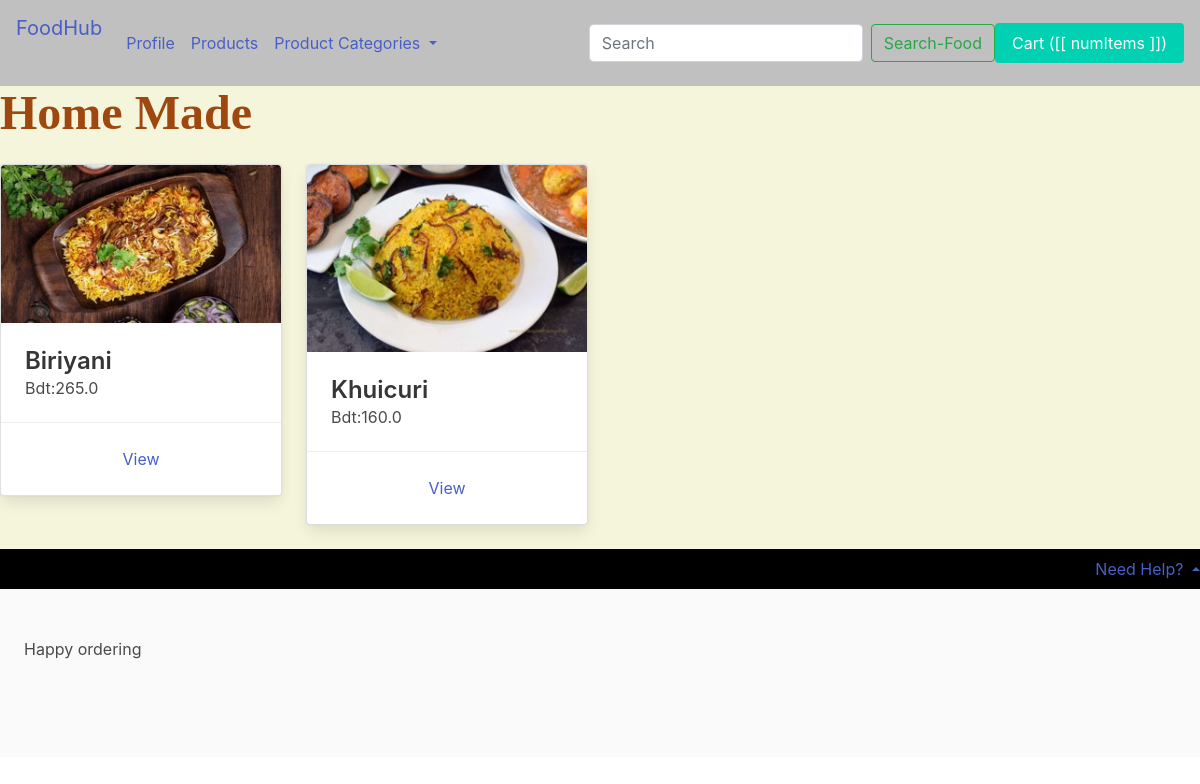
/home-made, run on the app's committed database.
### Products/models.py (models this page shows, shortened)
class Category(models.Model):
    parent = models.ForeignKey('self', related_name='children', on_delete=models.CASCADE, blank=True, null=True)
    title = models.CharField(max_length=100)
    slug = models.SlugField(max_length=100, blank=True, null=True)
    ordering = models.IntegerField(default=0)
    is_featured = models.BooleanField(default=False)
    class Meta:
        verbose_name_plural = 'Categories'
        ordering = ('ordering',)
    def __str__(self):
        return str(self.title)

class BaseModel(models.Model):
    created_at = models.DateTimeField(auto_now=True)
    updated_at = models.DateTimeField(auto_now=True)
    class Meta:
        abstract = True

class Product(BaseModel):
    category = models.ForeignKey(Category, related_name='products', on_delete=models.CASCADE)
    parent = models.ForeignKey('self', related_name='variants', on_delete=models.CASCADE, blank=True, null=True)
    title = models.CharField(max_length=100)
    slug = models.SlugField(unique=True, blank=True, null=True)
    product_description = models.TextField(blank=True, null=True)
    product_price = models.FloatField(default=1)
    is_featured = models.BooleanField(default=False)
    image = models.ImageField(upload_to='uploads', null=True,blank=True)
    thumbnail= models.ImageField(upload_to='uploads', null=True,blank=True)
    date_added = models.DateTimeField(auto_now=True)
    class Meta:
        ordering = ('-date_added',)

### Products/views.py (the view)
# urls.py: path('<slug:slug>', category_detail, name='category_detail' ),
def category_detail(request, slug):
    category = get_object_or_404(Category, slug=slug)
    products = category.products.filter(parent=None)
    context = {
        'category': category,
        'products': products,
    }
    return render(request,'category_details.html' , context)

### Cart/cart.py (called while the page is built)
    def get_total_length(self):
        return sum(int(item['quantity']) for item in self.cart.values())

    def get_total_cost(self):
        if "Total_price" in self.cart.values():
            return sum(float(item.get('Total_price', 0)) for item in self.cart.values())
        else:
            return 0

### Cart/context_processors.py (called while the page is built)
def cart(request):
    return{'cart' : Cart(request)}

### Products/context_processors.py (called while the page is built)
def menu_categories(request):
    categories = Category.objects.all()
    return {'menu_categories':categories}

### Products/templates/category_details.html (shortened to what this page needs)
{% extends 'base.html' %}
{% block content %}
<h1 class="title is-size-1 has-text-left" style="font-family: 'Jokerman'; color:rgb(158, 72, 15) ">{{ category.title }}</h1>
    <div class = "columns is-multiline">
    {% for product in products%}
    <div class= "column is-3">
        <div class="card">
            <div class="card-image">
                <figure class="image">
                    <img src="/media/{{product.thumbnail}}">
                </figure>
            </div>
            <div class="card-content">
                <div class="media">
                    <div class="media-content">
                        <p class="title is-4">{{product.title}}</p>
                            <p class="subtitle is-6">Bdt:{{product.product_price}}</p>
                    </div>
                </div>
            </div>
                        <footer class="card-footer">
                         <a href="{% url 'Product_details_view' product.category.slug product.slug %}" class="card-footer-item"> View</a>
                           </footer>
        </div>
    </div>
    {% endfor %}
</div>
{% endblock %}

### static/main.css (style rules this page uses)
body { background: beige; }

### data on the page
Category: title "Home Made"
Product: thumbnail (picture), title "Biriyani", product_price "265.0"
Product: thumbnail (picture), title "Khuicuri", product_price "160.0"
